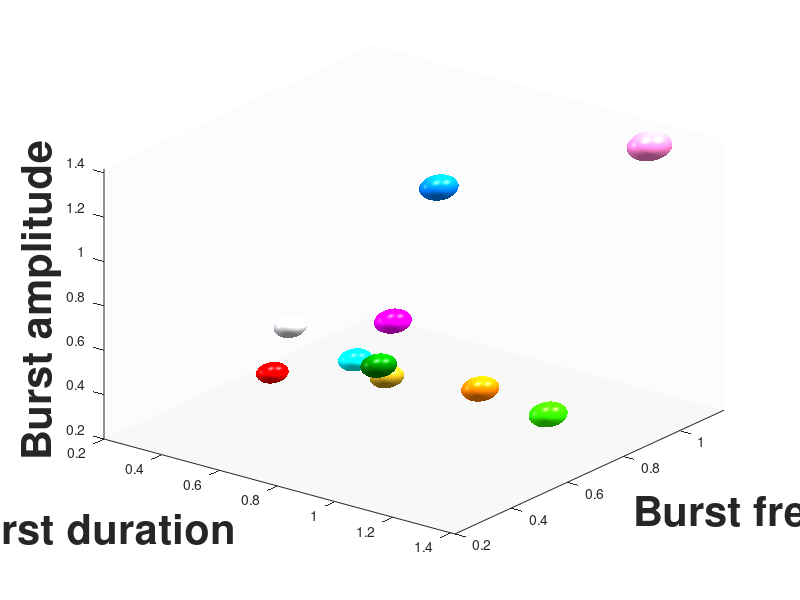

Reproduce this figure in MATLAB. (Note: this script raises an error after producing the figure.)
clear 
clc

colors = [
    1.0, 0.0, 0.0;      
    0.0, 0.5, 0.0;      
    0.2, 1.0, 0.0;      
    1.0, 0.0, 1; 
    1.0, 0.5, 0.8;    
    0.0, 1.0, 1.0; 
    0.0, 0.5, 1.0;  
    0.75 0.6, 0.1;     
    1.0, 0.5, 0.0;      
    0.8 0.8 0.8
];


data = [0.5616	0.4275	0.4939
1.0278	0.327	0.7487
1.3472	0.6015	0.4814
1.0575	0.3467	0.9483
1.2106	1.1033	1.3506
0.7456	0.5341	0.5546
0.7629	0.8133	1.1751
0.7305	0.6616	0.3988
1.2268	0.4839	0.6226
0.4751	0.5804	0.5808];

x = data(:, 1);
y = data(:, 2);
z = data(:, 3);

regulator_names = {'BRD4', 'MED14', 'MED12', 'RAD21', ...
                   'CTCF', 'SOX2', 'TAF2', ...
                   'P300', 'BRG1', 'del OCT4/SOX2'};   % del OCT4/SOX2 - same as SOX2;

figure('Color','w','Position',[100 100 1200 900]);
hold on;

% --- axis limits ---
xl = [0.2 max(x)*1.05];
yl = [0.2 max(y)*1.05];
zl = [0.2 max(z)*1.05];

% --- light shaded floor and back walls ---
[Fx, Fy] = meshgrid(xl, yl);
surf(Fx, Fy, zl(1)*ones(size(Fx)), ...
    'FaceColor', [0.95 0.95 0.95], 'FaceAlpha', 0.5, ...
    'EdgeColor', 'none', 'HandleVisibility', 'off');

[Wx, Wz] = meshgrid(xl, zl);
surf(Wx, yl(2)*ones(size(Wx)), Wz, ...
    'FaceColor', [0.97 0.97 0.97], 'FaceAlpha', 0.4, ...
    'EdgeColor', 'none', 'HandleVisibility', 'off');

[Wy, Wz2] = meshgrid(yl, zl);
surf(xl(1)*ones(size(Wy)), Wy, Wz2, ...
    'FaceColor', [0.97 0.97 0.97], 'FaceAlpha', 0.4, ...
    'EdgeColor', 'none', 'HandleVisibility', 'off');

% --- depth-scaled spheres (subtle) ---
az = 37.5; el = 30;
cam_dist = 5;
cam_pos = cam_dist * [cosd(el)*cosd(az), cosd(el)*sind(az), sind(el)];
dists = sqrt((x - cam_pos(1)).^2 + (y - cam_pos(2)).^2 + (z - cam_pos(3)).^2);
min_d = min(dists);
max_d = max(dists);

base_radius = 0.04 * max([max(x); max(y); max(z)]);
min_scale = 0.75;   % was 0.55 — subtler now
max_scale = 1.05;   % was 1.15

for i = 1:10
    t = (dists(i) - min_d) / (max_d - min_d + eps);
    scale = max_scale - t * (max_scale - min_scale);
    radius = base_radius * scale;

    [sx, sy, sz] = sphere(40);

    surf(sx*radius + x(i), sy*radius + y(i), sz*radius + z(i), ...
        'FaceColor', colors(i,:), 'EdgeColor', 'none', ...
        'FaceLighting', 'gouraud', ...
        'AmbientStrength', 0.45, ...    % raised: more base color visible
        'DiffuseStrength', 0.75, ...
        'SpecularStrength', 0.7, ...    % toned down: less white washout
        'SpecularExponent', 20, ...
        'BackFaceLighting', 'lit', ...
        'DisplayName', regulator_names{i});
end
hold off;

% --- lighting ---
light('Position', [1 1 1.5], 'Style', 'infinite');
light('Position', [-1 -0.5 0.5], 'Style', 'infinite', 'Color', [0.4 0.4 0.5]);
camlight('headlight');

grid off;
xlabel('Burst duration', 'FontWeight', 'bold', 'FontSize', 30);
ylabel('Burst frequency', 'FontWeight', 'bold', 'FontSize', 30);
zlabel('Burst amplitude', 'FontWeight', 'bold', 'FontSize', 30);

xlim(xl);
ylim(yl);
zlim(zl);

view(37.5, 30);
camproj('perspective');

lgd = legend('Location', 'bestoutside', 'FontWeight', 'bold', 'TextColor', 'K');
lgd.Color = 'W';
lgd.EdgeColor = 'K';

ax = gca;
ax.LineWidth = 2;
ax.FontWeight = 'bold';
ax.FontSize = 20;
ax.Color = 'W';
ax.XColor = 'K';
ax.YColor = 'K';
ax.ZColor = 'K';
ax.BoxStyle = 'back';
box on;
set(gcf, 'Color', 'W');

% --- fit figure to PDF page ---
set(gcf, 'PaperUnits', 'inches');
set(gcf, 'PaperSize', [14 10]);
set(gcf, 'PaperPosition', [0 0 14 10]);

rotate3d on;
